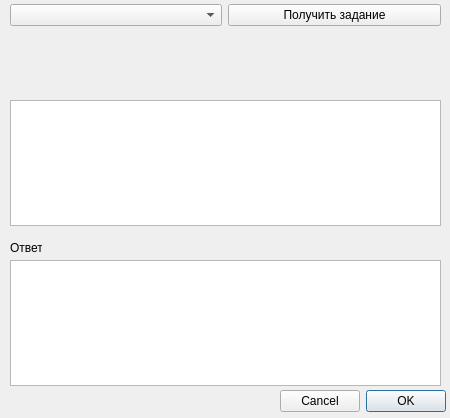
<?xml version="1.0" encoding="UTF-8"?>
<ui version="4.0">
 <class>Task</class>
 <widget class="QDialog" name="Task">
  <property name="geometry">
   <rect>
    <x>0</x>
    <y>0</y>
    <width>450</width>
    <height>418</height>
   </rect>
  </property>
  <property name="windowTitle">
   <string>Dialog</string>
  </property>
  <property name="layoutDirection">
   <enum>Qt::RightToLeft</enum>
  </property>
  <widget class="QPlainTextEdit" name="plainTextEditAnswer">
   <property name="geometry">
    <rect>
     <x>10</x>
     <y>260</y>
     <width>431</width>
     <height>126</height>
    </rect>
   </property>
   <property name="layoutDirection">
    <enum>Qt::LeftToRight</enum>
   </property>
   <property name="lineWrapMode">
    <enum>QPlainTextEdit::NoWrap</enum>
   </property>
  </widget>
  <widget class="QWidget" name="horizontalLayoutWidget">
   <property name="geometry">
    <rect>
     <x>10</x>
     <y>0</y>
     <width>431</width>
     <height>31</height>
    </rect>
   </property>
   <layout class="QHBoxLayout" name="horizontalLayout">
    <item>
     <widget class="QPushButton" name="pushButtonGetTask">
      <property name="layoutDirection">
       <enum>Qt::LeftToRight</enum>
      </property>
      <property name="text">
       <string>Получить задание</string>
      </property>
     </widget>
    </item>
    <item>
     <widget class="QComboBox" name="comboBoxCategories">
      <property name="layoutDirection">
       <enum>Qt::LeftToRight</enum>
      </property>
     </widget>
    </item>
   </layout>
  </widget>
  <widget class="QLabel" name="labelTask">
   <property name="geometry">
    <rect>
     <x>10</x>
     <y>40</y>
     <width>431</width>
     <height>41</height>
    </rect>
   </property>
   <property name="layoutDirection">
    <enum>Qt::LeftToRight</enum>
   </property>
   <property name="autoFillBackground">
    <bool>true</bool>
   </property>
   <property name="text">
    <string/>
   </property>
  </widget>
  <widget class="QPlainTextEdit" name="plainTextEditVariant">
   <property name="geometry">
    <rect>
     <x>10</x>
     <y>100</y>
     <width>431</width>
     <height>126</height>
    </rect>
   </property>
   <property name="layoutDirection">
    <enum>Qt::LeftToRight</enum>
   </property>
   <property name="lineWrapMode">
    <enum>QPlainTextEdit::NoWrap</enum>
   </property>
   <property name="readOnly">
    <bool>true</bool>
   </property>
  </widget>
  <widget class="QLabel" name="label">
   <property name="geometry">
    <rect>
     <x>10</x>
     <y>240</y>
     <width>32</width>
     <height>16</height>
    </rect>
   </property>
   <property name="text">
    <string>Ответ:</string>
   </property>
  </widget>
  <widget class="QDialogButtonBox" name="buttonBox">
   <property name="geometry">
    <rect>
     <x>280</x>
     <y>390</y>
     <width>171</width>
     <height>22</height>
    </rect>
   </property>
   <property name="layoutDirection">
    <enum>Qt::RightToLeft</enum>
   </property>
   <property name="orientation">
    <enum>Qt::Horizontal</enum>
   </property>
   <property name="standardButtons">
    <set>QDialogButtonBox::Cancel|QDialogButtonBox::Ok</set>
   </property>
  </widget>
 </widget>
 <resources/>
 <connections>
  <connection>
   <sender>buttonBox</sender>
   <signal>accepted()</signal>
   <receiver>Task</receiver>
   <slot>accept()</slot>
   <hints>
    <hint type="sourcelabel">
     <x>248</x>
     <y>254</y>
    </hint>
    <hint type="destinationlabel">
     <x>157</x>
     <y>274</y>
    </hint>
   </hints>
  </connection>
  <connection>
   <sender>buttonBox</sender>
   <signal>rejected()</signal>
   <receiver>Task</receiver>
   <slot>reject()</slot>
   <hints>
    <hint type="sourcelabel">
     <x>316</x>
     <y>260</y>
    </hint>
    <hint type="destinationlabel">
     <x>286</x>
     <y>274</y>
    </hint>
   </hints>
  </connection>
 </connections>
</ui>
